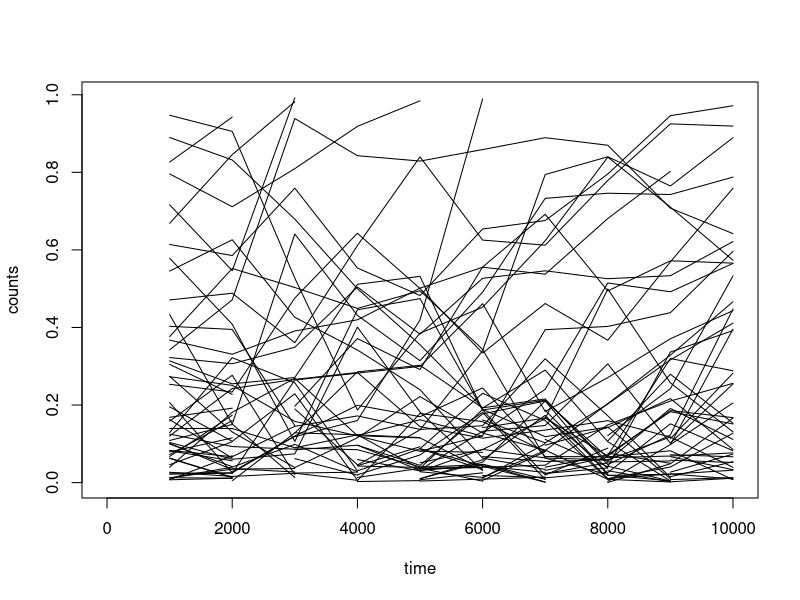
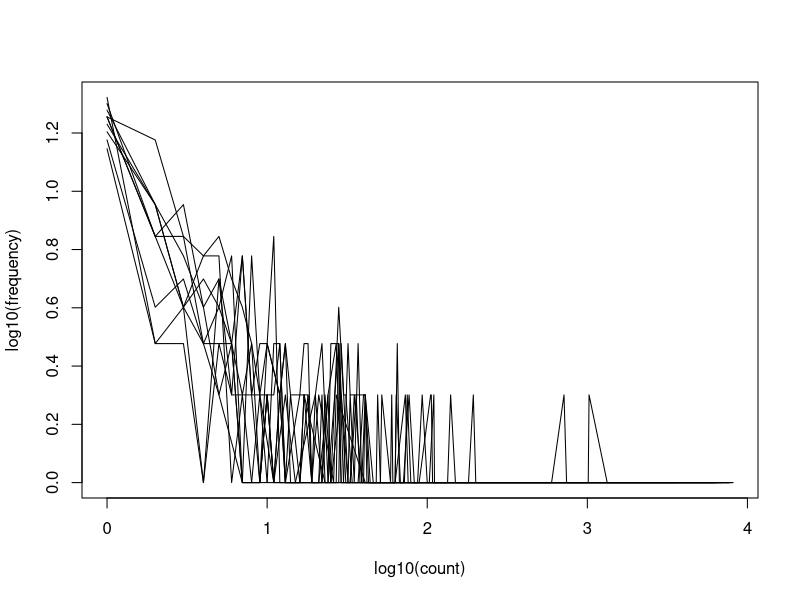

These charts were generated, in order, by the following R code:
# script to look at global allele frequencies over time

# allele frequency time series, global
setwd("~/fffitsdir/")
data <- read.csv("AlleleFreqTS.csv")
uniqueSites <- unique(data$SiteIndex)
firstCall <- TRUE
for ( i in 1:length(uniqueSites) ) {
    site <- uniqueSites[i]
    indexes <- intersect(which(data$SiteIndex %in% site), which(data$SiteClassCode == 0))
    if ( length(indexes) > 1 ) {
      time <- data$Time[indexes]
      counts <- data$DerivedAlleleFreq[indexes]
      if ( firstCall ) {
        plot(time, counts, type = "l", xlim = c(0,max(data$Time)), ylim = c(0,max(data$DerivedAlleleFreq)))
        firstCall <- FALSE
      } else {
        points(time, counts, type = "l")
      }
    }
}

# site frequency spectra, global
SFSdata <- read.csv("SFStimeSeries.csv")
uniqueTimes <- unique(SFSdata$Time)
firstCall <- TRUE
for ( i in 1:length(uniqueTimes) ) {
  time <- uniqueTimes[i]
  indexes <- which(SFSdata$Time %in% time)
  Count <- log10(SFSdata$DerivedAlleleCopyNumber[indexes])
  Frequency <- log10(SFSdata$NumberOfSites[indexes])
  if ( firstCall ) {
    plot(Count,Frequency, type = "l", 
         xlim = c(0,log10(max(SFSdata$DerivedAlleleCopyNumber))), 
         ylim = c(0,log10(max(SFSdata$NumberOfSites))), 
         xlab = "log10(count)", ylab = "log10(frequency)")
    firstCall <- FALSE
  } else {
    points(Count, Frequency, type = "l")
  }
}